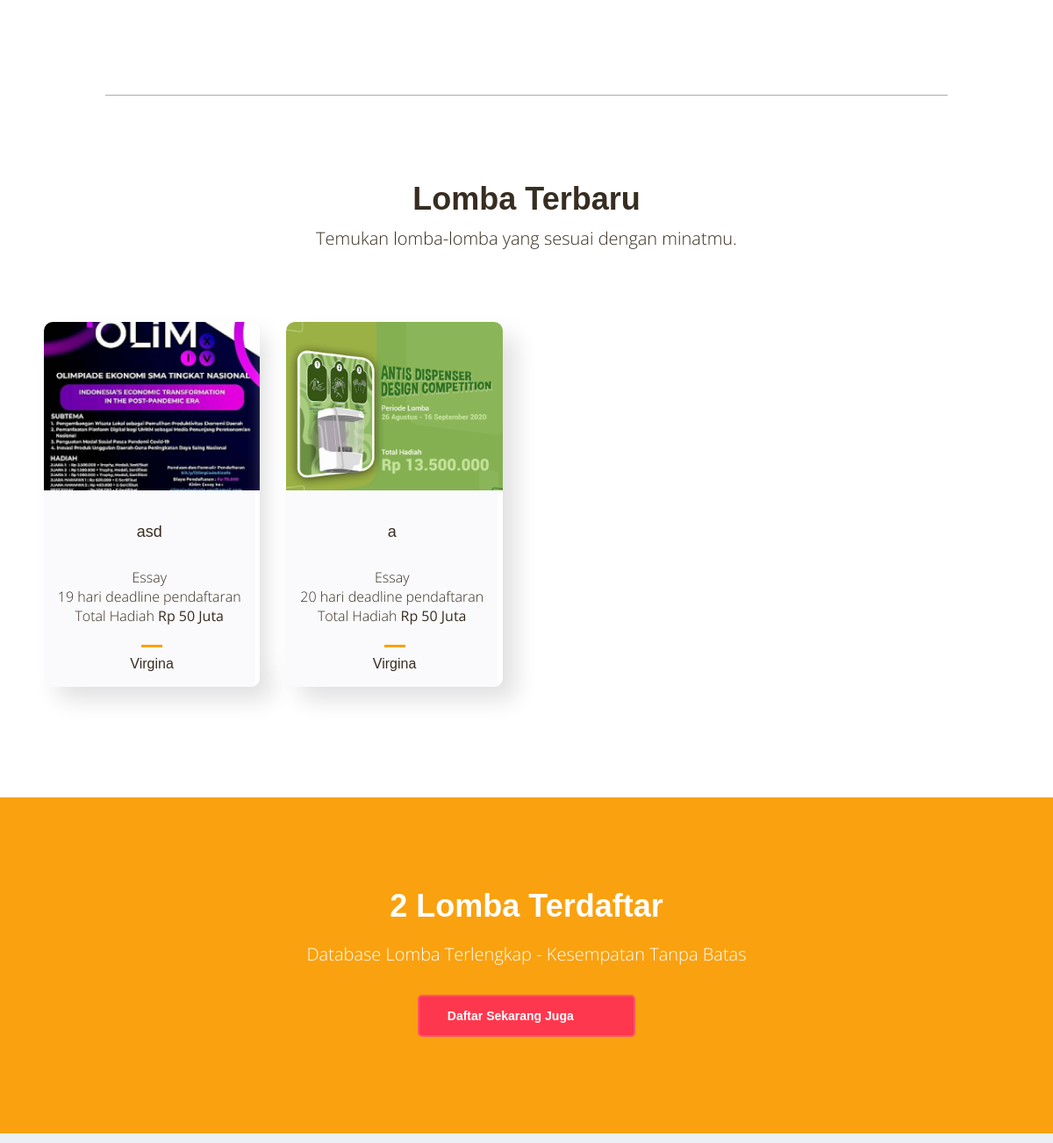
The app's page / (middle part), older data.
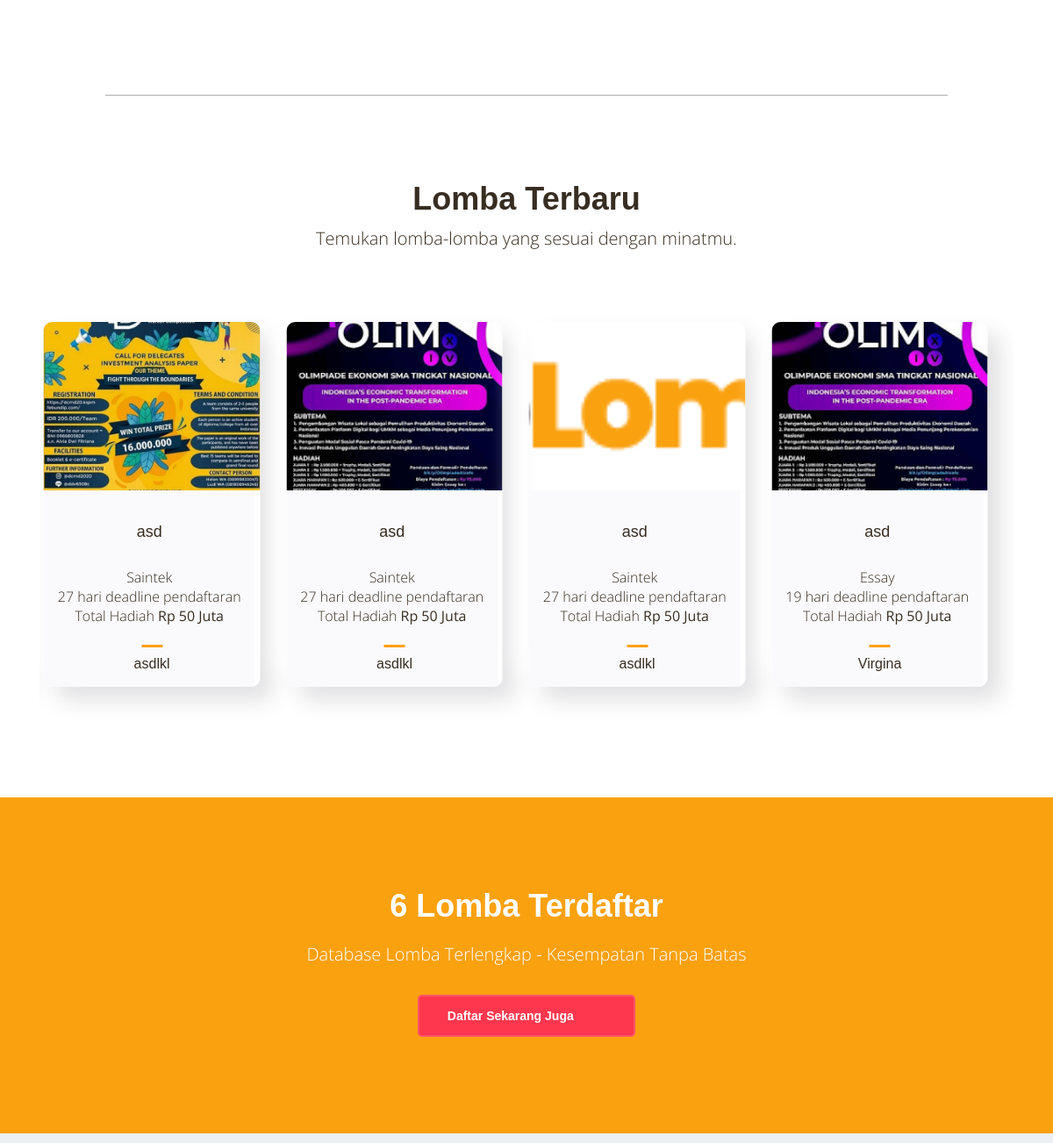
The same page, newer data.
### competitions/models.py (models this page shows, shortened)
class Lomba(models.Model):
    COMP_LEVEL = (
        ("lokal","Lokal"),
        ("nasional","Nasional"),
        ("internasional","Internasional")
    )
    PARTI_LEVEL = (
        ("sd","SD"),
        ("smp","SMP"),
        ("sma","SMA"),
        ("univ","Universitas"),
        ("umum","Umum")
    )
    name = models.CharField(max_length=200)
    description = models.TextField(max_length=3000)
    category = models.ForeignKey('Kategori', on_delete=models.SET_NULL, null=True)
    jumlahhadiah = models.DecimalField(max_digits=12 , decimal_places=2)
    created = models.DateTimeField(default=timezone.now)
    deadline = models.DateField()
    tanggalpelaksanaan = models.DateField()
    location = models.CharField(max_length=200)
    owner = models.ForeignKey(settings.AUTH_USER_MODEL, on_delete=models.CASCADE)
    contact = models.CharField(max_length=200)
    owner_email = models.EmailField(null=True)
    visited = models.IntegerField(default=0)
    link = models.URLField(null=True)
    tags = TaggableManager(help_text="ex: Teknologi, Inovasi... (Pisahkan dengan Koma)" ,blank=True)
    competitions_level = models.CharField(max_length=50,
       choices=COMP_LEVEL,
       default='nasional',)
    participant_level = models.CharField(max_length=50,
       choices=PARTI_LEVEL,
       default='umum',)
    image = models.ImageField(upload_to='poster/' , blank=True , null=True)
    slug = models.SlugField(blank=True , null=True,max_length=255)
    def get_absolute_url(self):
        return reverse('competitions:detail_lomba', kwargs={'pk': self.pk , 'slug': self.slug})
    @property
    def days_remaining(self):
        today = date.today()
        result = self.deadline - today
        if result.days > 0 :
            return result.days
        else:
            return abs(result.days)
    @property
    def get_photo_url(self):
        if self.image and hasattr(self.image, 'url'):
            return self.image.url
        else:
            return "/static/images/AyoLomba!.png"

class Kategori(models.Model):
    category_name = models.CharField(max_length=50)
    image = models.ImageField(upload_to='kategori/' , blank=True , null=True)
    slug = models.SlugField(blank=True , null=True)
    def __str__(self):
        return self.category_name

### competitions/views.py (the view)
# urls.py: 2. Add a URL to urlpatterns:  path('', views.home, name='home')
def home (request):
    listlomba = Lomba.objects.order_by('-created')[:5]
    totallomba = Lomba.objects.all()
    listkategori = Kategori.objects.annotate(totalkategori = Count('lomba'))
    context = {'total':totallomba, 'list_lomba' : listlomba , 'list_kategori' : listkategori}
    template = 'competitions/index.html'
    return render(request, template , context)

### competitions/templates/competitions/index.html (shortened to what this page needs)
{% extends "base.html" %}
{% load static %}
{% block content %}
    <div id="about" class="about">
    </div>
    <hr class="solid">
    <div class="slider-2">
        <div class="container">
            <div class="row">
                <div class="col-lg-12 text-center">
                    <h2>Lomba Terbaru</h2>
                    <p class="p-large">Temukan lomba-lomba yang sesuai dengan minatmu.</p>
                </div>
                <div class="col-lg-12">
                    <div class="slider-container">
                        <div class="swiper-container image-slider">
                            <div class="swiper-wrapper">
                                {% for Lomba in list_lomba %}
                                    <div class="center swiper-slide">
                                        <div class="property-card">
                                            <a href="{{ Lomba.get_absolute_url }}">
                                                <img class="property-image" src="{{ Lomba.get_photo_url }}">
                                            </a>
                                            <div class="property-description">
                                                <div class="card-title">
                                                    <h5 class="max-lines"> {{Lomba.name}} </h5>
                                                </div>
                                                <p style="margin-bottom: 0;">{{ Lomba.category }}</p>
                                                <p style="margin-bottom: 0;">{{ Lomba.days_remaining }} hari deadline pendaftaran</p>
                                                <p style="margin-bottom: 0;">Total Hadiah <b>Rp 50 Juta</b></p>
                                            </div>
                                            <div class="property-deadline">
                                                <div class="line-border"></div>
                                                <h6> {{Lomba.location}} </h6>
                                            </div>
                                        </div>
                                    </div>
                                {% endfor %}
                            </div>
                        </div>
                    </div>
                </div>
            </div>
        </div>
    </div>
    <div id="preview" class="basic-1">
        <div class="container">
            <div class="row">
                <div class="col-lg-12 text-center">
                    <h2>{{ total.count }} Lomba Terdaftar</h2>
                    <p class="p-large text-center">Database Lomba Terlengkap - Kesempatan Tanpa Batas</p>
                    <a class="btn-solid-lg page-scroll" href="{% url 'register' %}">Daftar Sekarang Juga</a>
                </div>
            </div>
        </div>
    </div>
{% endblock content %}

Row changes from the older to the newer data that the page shows:
no longer on this page (row unchanged): Lomba: get_photo_url (picture), name "a", category "Essay", days_remaining "20", location "Virgina"
added Lomba: get_photo_url (picture), name "asd", category "Saintek", days_remaining "27", location "asdlkl"
added Lomba: get_photo_url (picture), name "asd", category "Saintek", days_remaining "27", location "asdlkl"
added Lomba: shows a picture, name "asd", category "Saintek", days_remaining "27", location "asdlkl"
Text that changed along with them:
{{ total.count }}: "2" → "6"
